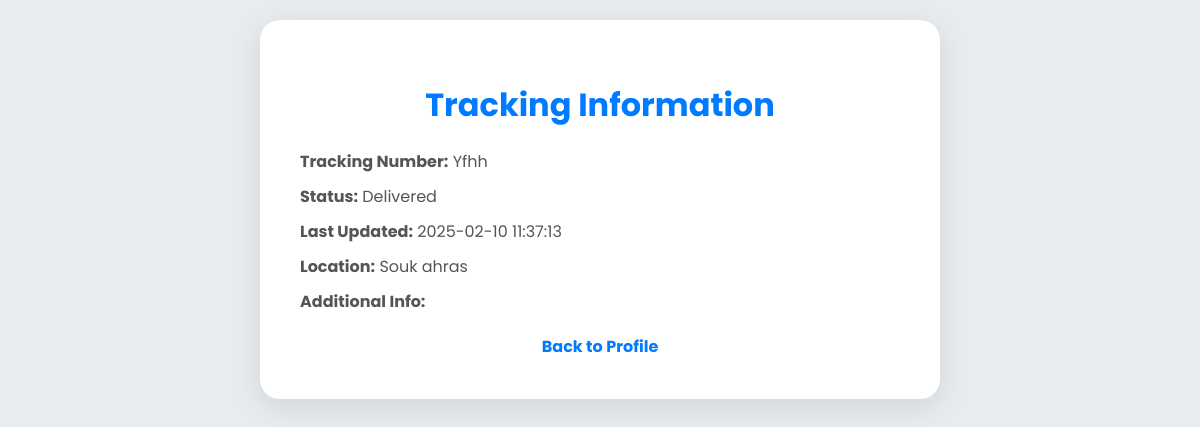
Page /track_order.php?tracking_number=Yfhh (signed in) on the committed database.
### tables this page shows
CREATE TABLE `tracking_info` (
  `id` int(11) NOT NULL,
  `order_id` int(11) NOT NULL,
  `tracking_number` varchar(255) NOT NULL,
  `status` varchar(255) NOT NULL,
  `last_updated` datetime NOT NULL,
  `location` varchar(255) DEFAULT NULL,
  `additional_info` text DEFAULT NULL
);

### track_order.php (the view, shortened to what this page needs)
<?php
include 'db_connect.php';
$tracking_number = $_GET['tracking_number'];
try {
    $stmt = $pdo->prepare("SELECT * FROM tracking_info WHERE tracking_number = :tracking_number");
    $stmt->bindParam(':tracking_number', $tracking_number);
    $stmt->execute();
    $tracking_info = $stmt->fetch(PDO::FETCH_ASSOC);
} catch (PDOException $e) {
    die('Error: ' . $e->getMessage());
}
?>
<!DOCTYPE html>
<html lang="en">
<head>
</head>
<body>
    <div class="tracking-container">
        <h1>Tracking Information</h1>
        <div class="tracking-info">
            <p><strong>Tracking Number:</strong> <?php echo htmlspecialchars($tracking_info['tracking_number']); ?></p>
            <p><strong>Status:</strong> <?php echo htmlspecialchars($tracking_info['status']); ?></p>
            <p><strong>Last Updated:</strong> <?php echo htmlspecialchars($tracking_info['last_updated']); ?></p>
            <p><strong>Location:</strong> <?php echo htmlspecialchars($tracking_info['location']); ?></p>
            <p><strong>Additional Info:</strong> <?php echo nl2br(htmlspecialchars($tracking_info['additional_info'])); ?></p>
        </div>
        <div class="back-button">
            <a href="profile.php">Back to Profile</a>
        </div>
    </div>
</body>
</html>

### track_order.php (style rules this page uses)
body { font-family: 'Poppins', sans-serif; background-color: #e9ecef; margin: 0; padding: 0; }
.tracking-container { background: #ffffff; border-radius: 20px; box-shadow: 0 8px 30px rgba(0, 0, 0, 0.1); padding: 40px; width: 100%; max-width: 600px; margin: 20px auto; }
h1 { text-align: center; color: #007bff; margin-bottom: 20px; }
.tracking-info { margin-bottom: 20px; }
.tracking-info p { margin: 10px 0; color: #555; }
.back-button { text-align: center; margin-top: 20px; }
.back-button a { text-decoration: none; color: #007bff; font-weight: bold; }

### rows in the picture
tracking_info: tracking_number "Yfhh", status "Delivered", last_updated "2025-02-10 11:37:13", location "Souk ahras"
